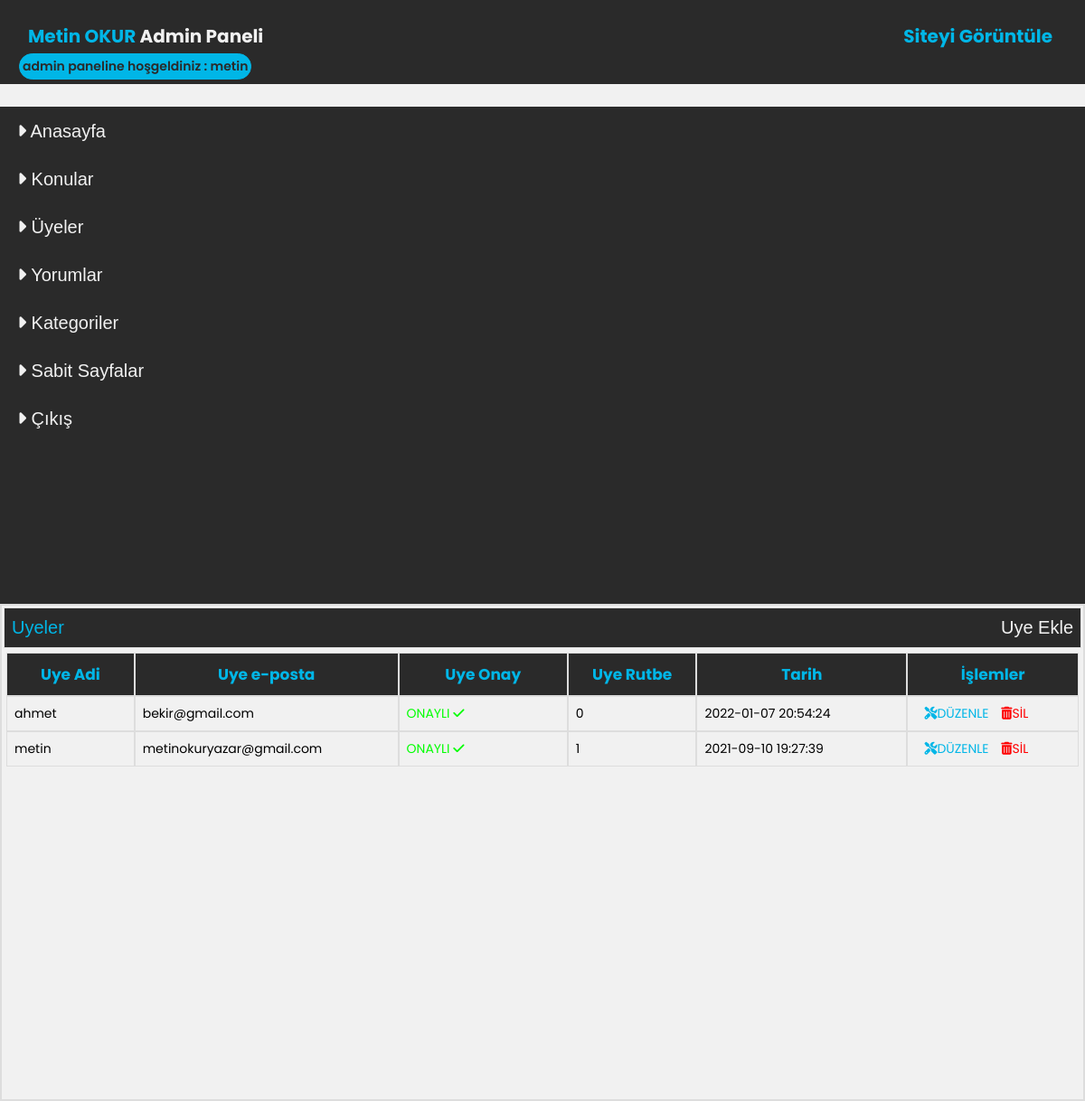
The app's page /admin/index.php?do=uyeler2 (signed in) with its own data.
### tables this page shows
CREATE TABLE `uyeler` (
  `uye_id` int(11) NOT NULL,
  `uye_adi` varchar(500) NOT NULL,
  `uye_sifre` varchar(1000) NOT NULL,
  `uye_eposta` varchar(1000) NOT NULL,
  `uye_tarih` datetime NOT NULL DEFAULT current_timestamp(),
  `uye_rutbe` int(11) NOT NULL DEFAULT 0,
  `uye_onay` int(11) NOT NULL DEFAULT 0,
  `uye_hakkinda` varchar(1000) NOT NULL,
  `uye_kod` varchar(1000) NOT NULL
);

### admin/uyeler2.php (the view, shortened to what this page needs)
<?php
if (!empty($conn)) {
    $v=$conn->prepare("select * from uyeler  order by uye_id desc ");
    $v->execute(array());
    $k =$v->fetchAll(PDO::FETCH_ASSOC);
    $m =$v->rowCount();
}
?>
<div class="admin-icerik-sag">
    <h2> Uyeler <span style="float: right;color: red;"><a href="?do=uye_ekle" style="color: #f1f1f1;">Uye Ekle</a></span> </h2>
    <div class="konular">
        <table cellspacing="0" cellpadding="0" >
            <thead>
            <tr>
                <th width="150px"> Uye Adi</th>  <th width="300px"> Uye e-posta</th>
                <th width="200px"> Uye Onay</th>  <th width="150px"> Uye Rutbe</th> <th width="250px"> Tarih</th>
                <th width="200px"> İşlemler</th>
            </tr>
            </thead>
            <?php
            if ($m){
                foreach ($k as $c){
                    ?>
                    <tbody>
                    <tr>
                        <td> <?php echo $c["uye_adi"]; ?>  </td>   <td> <?php echo mb_substr($c["uye_eposta"],0,250); ?> </td>
                        <td>
                            <?php
                            if ($c["uye_onay"]==1){
                                echo '<span style="color:lime;">ONAYLI <i class="fa fa-check"></i></span> ';
                            }else{
                                echo '<span style="color:red;;">ONAYLI DEĞİL <i class="fa fa-times"></i></span> ';
                            }
                            ?>
                        </td>
                        <td> <?php echo $c["uye_rutbe"]; ?>  </td>
                        <td> <?php echo $c["uye_tarih"]; ?>  </td>
                        <td> <span style="margin-left: 10px;"><a href="?do=uye_duzenle&id=<?php echo $c["uye_id"]; ?>" style="color: #00b6e7;"> <i class="fas fa-tools"></i>DÜZENLE</a></span> <span style="margin-left: 10px; "><a onclick="return confirm('uyeyi silmek istediginize emin misiniz ?')" href="?do=uye_sil&id=<?php echo $c["uye_id"]; ?>" style="color: red;"><i class="fas fa-trash-alt"></i>SİL</a></span>  </td>
                    </tr>
                    </tbody>
                    <?php
                }
            }else{
                echo '<tr><td colspan="5"><div class="arama-hata">Henüz Hiç Uye Eklenmemiş... </div></td></tr>';
            }
            ?>
        </table>
    </div>
</div>

### admin/admin.css (style rules this page uses)
* { margin: 0; padding: 0; text-decoration: none; list-style: none; box-sizing: border-box ; }
body { margin: 0; padding: 0; text-decoration: none; list-style: none; }
.admin-icerik-sag { float: left; width: 74%; border: 2px solid #dddddd; margin-left: 30px; min-height: 550px; height: auto; }
@media screen and (max-width: 1200px) { .admin-icerik-sag { width: 100%; margin: 0; } }
.admin-icerik-sag h2 { font-size: 20px; font-family: sans-serif; padding: 10px 8px; margin:2px; font-weight: 500; border: 1px solid #e1e1e1; background: #2a2a2a; color: #00b6e7; cursor:pointer; }
.konular { margin: 5px; }
.konular th { border: 1px solid #dddddd; padding: 10px; font-size: 17px; color: #00b6e7; background: #2a2a2a; }
.konular td { border: 1px solid #dddddd; padding: 8px; font-size: 14px; }

### records on screen
uyeler: uye_adi "ahmet", uye_eposta "bekir@gmail.com", uye_onay "ONAYLI", uye_rutbe "0", uye_tarih "2022-01-07 20:54:24"
uyeler: uye_adi "metin", uye_eposta "metinokuryazar@gmail.com", uye_onay "ONAYLI", uye_rutbe "1", uye_tarih "2021-09-10 19:27:39"

### other values on screen
$_SESSION["uye"] "metin"
